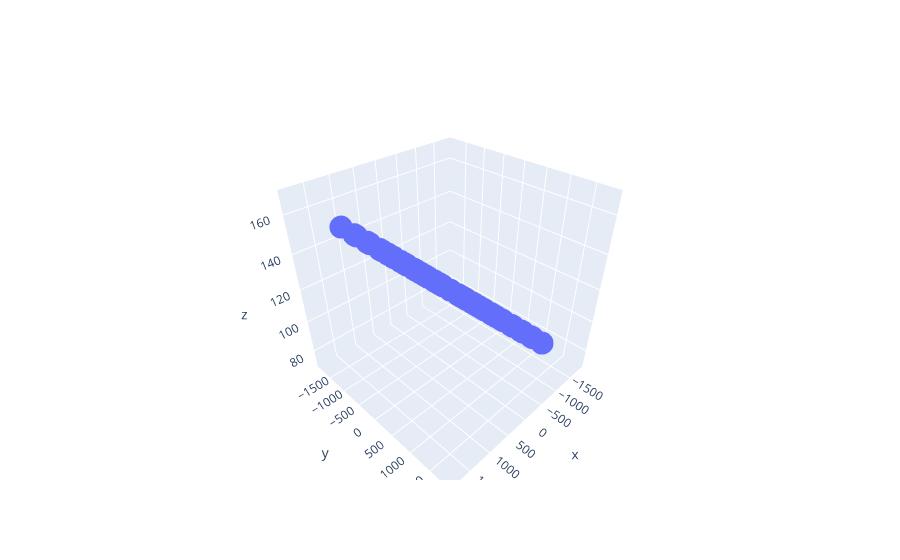

Write notebook code for a chart like this one.
### Code cell
import numpy as np
import math

N=10

D0=120*np.ones(N)
beta=math.radians(45)
alpha=math.radians(1.5)
x=np.linspace(0,1,N)*1852
X=[]
Y=[]
Z=[]
for beta in np.linspace(0,2*np.pi,9):
    print(beta)
    X.append(x*np.cos(beta))
    Y.append(x*np.sin(beta))
    Z.append(D0-x*(-np.tan(alpha)*np.cos(beta)))

X=np.array(X).flatten()
Y=np.array(Y).flatten()
Z=np.array(Z).flatten()

import plotly.graph_objects as go
fig=go.Figure()

fig.add_trace(go.Scatter3d(x=X,y=Y,z=Z))
